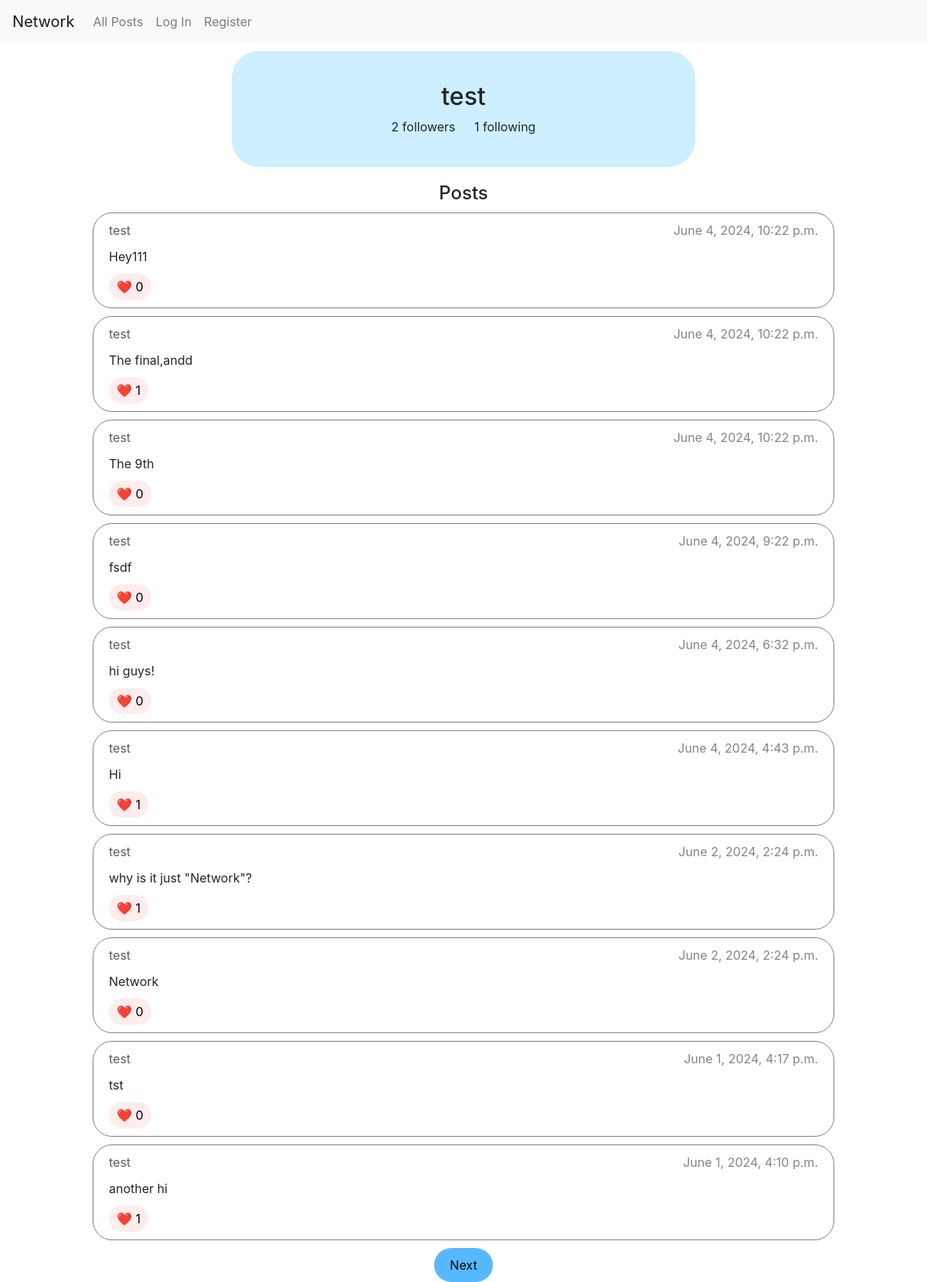
The app's page /user/test with its own data.
### network/models.py (models this page shows)
class User(AbstractUser):
    followers = models.ManyToManyField('self', symmetrical=False, blank=True, related_name="following")

class Post(models.Model):
    message = models.CharField(max_length=128)
    user = models.ForeignKey(User, on_delete=models.CASCADE, related_name="posts")
    timestamp = models.DateTimeField()
    likes = models.ManyToManyField(User, blank=True, related_name="liked_posts")

### network/views.py (the view)
# urls.py: path("user/<str:username>", views.profile, name="profile"),
def profile(request, username):
    try:
        user = User.objects.get(username=username)
    except:
        user = None
    if user is not None:
        if is_following(request.user, user):
            follow_action = "Unfollow"
        else:
            follow_action = "Follow"
        posts = Post.objects.filter(user=user).order_by("-timestamp")
        return render(request, "network/profile.html", {
            "requested_user": user,
            "page": paginate(request, posts),
            "followers_count": user.followers.count(),
            "following_count": user.following.count(),
            "action": follow_action,
            "is_superuser": user.is_superuser
        })
    else:
        return HttpResponse("User not found", status=404)

### network/views.py (called while the page is built)
def paginate(request, posts):
    try:
        page_num = int(request.GET.get('page_num'))
    except:
        page_num = 1
    pages = Paginator(posts, 10)
    if page_num > pages.num_pages:
        return HttpResponse("404 Page Not Found", status=404)
    return pages.page(page_num)

def is_following(user1, user2):
    return True if user2.followers.filter(username=user1.username) else False

### network/templates/network/profile.html (shortened to what this page needs)
{% extends 'network/layout.html' %}
{% block body %}
    <div class="user-details">
        <div>
            <h2>{{ requested_user.username }}</h2>
        </div>
        <div>
            <span class="user-metrics">{{ followers_count }} followers</span>
            <span class="user-metrics">{{ following_count }} following</span>
        </div>
    </div>
    <div class="user-posts">
        <h4>Posts</h4>
        {% for post in page %}
        <div class="post-card" data-id="{{ post.id }}">
            <div class="post-details">
                <div class="user-details-div">
                    <a class="username" href="{% url 'profile' post.user.username %}">{{ post.user.username }}</a>
                </div>
                <div>
                    <span class="timestamp">{{ post.timestamp }}</span>
                </div>
            </div>
            <div class="post-message">{{ post.message }}</div>
            <div>
                <button class="like-button">❤️ <span class="like-count">{{ post.likes.all.count }}</span></button>
            </div>
        </div>
    {% empty %}
        <p>No posts yet</p>
    {% endfor %}
    </div>
    <div class="pagination-buttons-div">
        {% if page.has_next %}
            <a href="{% url 'profile' requested_user.username %}?page_num={{ page.next_page_number }}" class="pagination-buttons">Next</a>
        {% endif %}
    </div>
{% endblock %}

### network/static/network/styles.css (style rules this page uses)
* { margin: 0; padding: 0; box-sizing: border-box; }
body { font-size: 16px; }
.post-card { border: 1px solid grey; border-radius: 25px; width: 80%; margin: 10px auto; padding: 10px 20px; display: flex; flex-direction: column; }
.post-card .post-details { color: rgb(133, 133, 133); }
.post-card .username { color: rgb(92, 92, 92); margin: 0 10px 0 0; }
.user-details-div { float: left; }
.post-card .timestamp { float: right; }
.post-message { margin: 10px 0; }
.like-button { display: inline-block; border: none; background: rgb(255, 236, 236); padding: 5px 10px; border-radius: 25px; }
.user-details { width: 50%; margin: 10px auto; background: rgb(205, 239, 255); text-align: center; padding: 40px 0; border-radius: 35px; display: flex; justify-content: center; flex-direction: column; }
.user-metrics { margin: 0 10px; }
.user-posts { margin: 20px 0 0 0; }
.user-posts h4 { text-align: center; }
.pagination-buttons-div { display: flex; justify-content: center; }
.pagination-buttons { text-decoration: none; background-color: rgb(86, 185, 255); color: black; padding: 10px 20px; border-radius: 25px; margin: 0 10px; }

### records on screen
User: username "test"
Post: user.username "test", timestamp "June 4, 2024, 10:22 p.m.", message "Hey111", likes.all.count "0"
Post: user.username "test", timestamp "June 4, 2024, 10:22 p.m.", message "The final,andd", likes.all.count "1"
Post: user.username "test", timestamp "June 4, 2024, 10:22 p.m.", message "The 9th", likes.all.count "0"
Post: user.username "test", timestamp "June 4, 2024, 9:22 p.m.", message "fsdf", likes.all.count "0"
Post: user.username "test", timestamp "June 4, 2024, 6:32 p.m.", message "hi guys!", likes.all.count "0"
Post: user.username "test", timestamp "June 4, 2024, 4:43 p.m.", message "Hi", likes.all.count "1"
Post: user.username "test", timestamp "June 2, 2024, 2:24 p.m.", message "why is it just \"Network\"?", likes.all.count "1"
Post: user.username "test", timestamp "June 2, 2024, 2:24 p.m.", message "Network", likes.all.count "0"
Post: user.username "test", timestamp "June 1, 2024, 4:17 p.m.", message "tst", likes.all.count "0"
Post: user.username "test", timestamp "June 1, 2024, 4:10 p.m.", message "another hi", likes.all.count "1"

### other values on screen
{{ followers_count }} "2"
{{ following_count }} "1"
